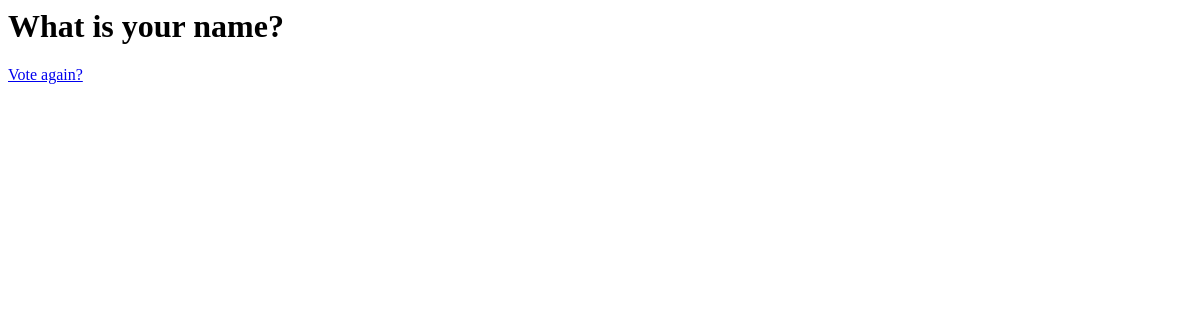
Before: /newpolls/1/results/ with the older database file.
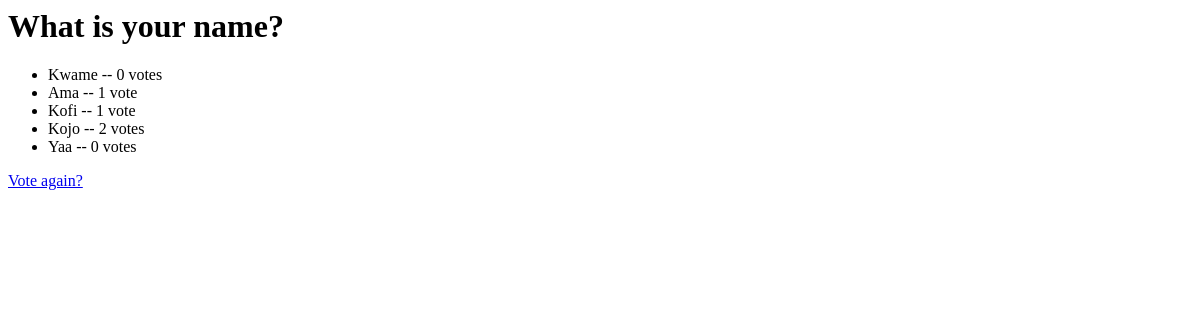
After: the same page with the newer database file.
### polls/models.py (models this page shows, shortened)
class Question(models.Model):
    question_text = models.CharField(max_length=200)
    pub_date = models.DateTimeField('date published')

class Choice(models.Model):
    question = models.ForeignKey(Question, on_delete=models.CASCADE)
    choice_text = models.CharField(max_length=200)
    votes = models.IntegerField(default=0)

### polls/views.py (the view)
# urls.py: path('<int:question_id>/results/', views.results, name='results'),
def results(request, question_id):
    question = Question.objects.get( pk=question_id)
    return render(request, 'polls/results.html', {'question': question})

### polls/templates/Polls/results.html
<h1>{{ question.question_text }}</h1>
<ul>
{% for choice in question.choice_set.all %}
    <li>{{ choice.choice_text }} -- {{ choice.votes }} vote{{ choice.votes|pluralize }}</li>
{% endfor %}
</ul>
<a href="{% url 'polls:detail' question.id %}">Vote again?</a>

Changed rows visible on the page:
added Choice: choice_text "Kwame", votes "0"
added Choice: choice_text "Ama", votes "1"
added Choice: choice_text "Kofi", votes "1"
added Choice: choice_text "Kojo", votes "2"
added Choice: choice_text "Yaa", votes "0"
